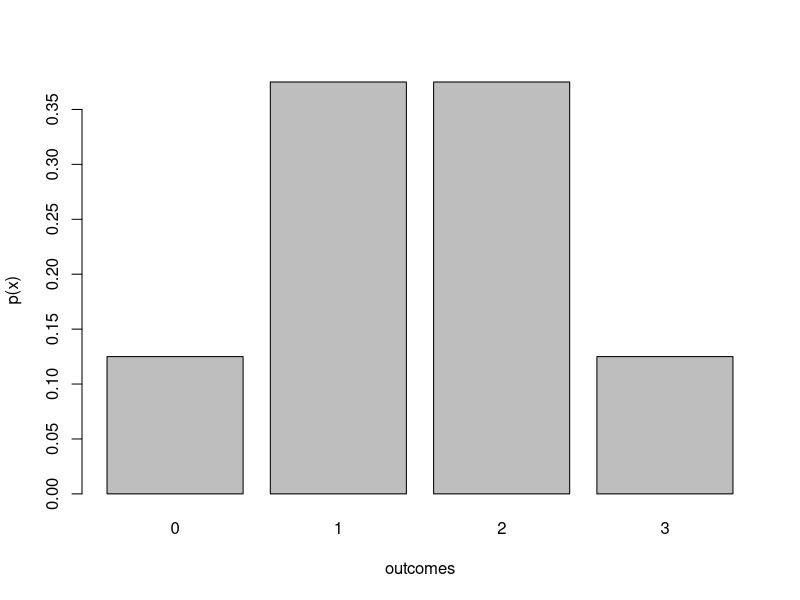
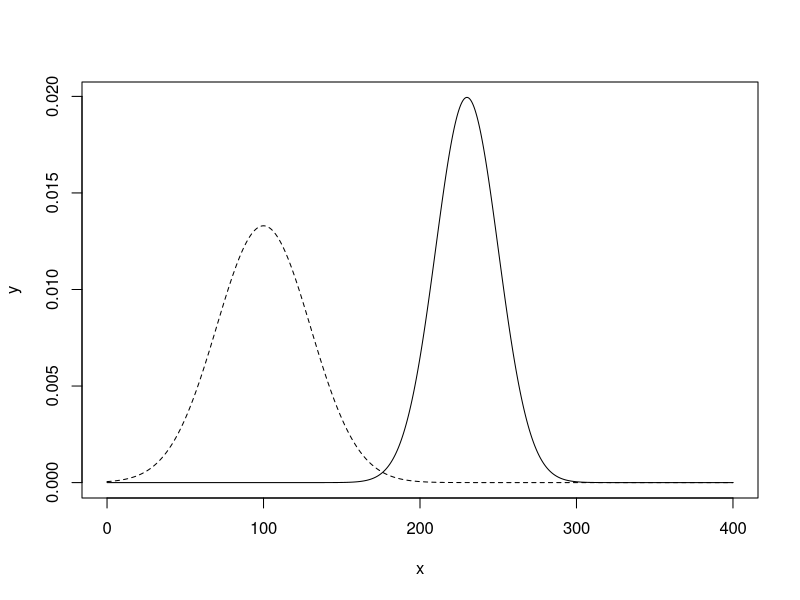

These figures' R source, in order:
# R commands -- Week 1

x = c(0,1,2,3)
p = c(0.125, 0.375, 0.375, 0.125)
barplot(p, names.arg=x, xlab="outcomes", ylab="p(x)")

mu = sum(x*p)
sum((x-mu)^2*p)

# dnorm
x = seq(from=0, to=400, by=0.1)
y = dnorm(x, mean=230, sd=20)
plot(x,y,type="l")
lines(x,dnorm(x,mean=100,sd=30),lty=2)

# pnorm(q, mean=??, sd=??) returns the probability 
# that a normal random variable has value less than
# or equal to q.

# Suppose that cholesterol levels in adults are 
# normally distributed with mean mu=230 and standard
# deviation sigma=20.

# what is the probability that a randomly selected
# adult will have a cholesterol level

# less than or equal to 200?
pnorm(200, mean=230, sd=20)

# greater than or equal to 240?
1-pnorm(240, mean=230, sd=20)

# between 210 and 250?
pnorm(250,mean=230, sd=20)-pnorm(210, mean=230, sd=20)


# qnorm(p, mean=??, sd=??) returns the "quantile"
# (percentile) associated with probability p in a 
# normal distribution with given mean and sd

# in the cholesterol example above, what cholesterol
# level would be greater than or equal to 95% of the
# population?

qnorm(0.95, mean=230, sd=20)
qnorm(c(0.025,.975), mean=230, sd=20)


























